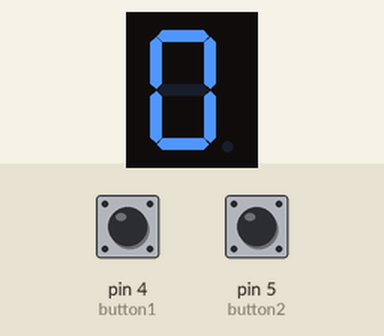
Recording of a sketch running on a simulated Arduino Uno, built with avr-gcc and run on an emulated ATmega328P. Shown: 1-digit seven-segment display. Wiring (inferred from the names in the program): 1-digit 7-segment display, segments lit when HIGH: segments pin 12, pin 13, pin 10, pin 9, pin 8, pin 7, pin 6, pin 11. The test bench sets the inputs (shaded band); at power-on: pin 4 (button1) HIGH, pin 5 (button2) HIGH. The segment pins are drawn as the display they are named for.

Above: at 1.2 s.
1.3 s: pin 4 (button1) pulled LOW for 0.15 s
At 2.0 s:
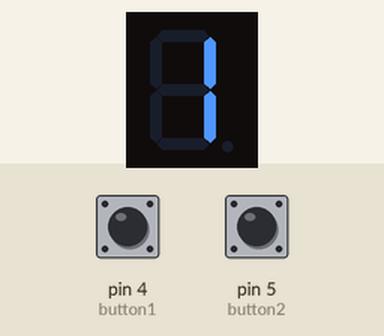
3.0 s: pin 4 (button1) pulled LOW for 1 s
At 5.1 s:
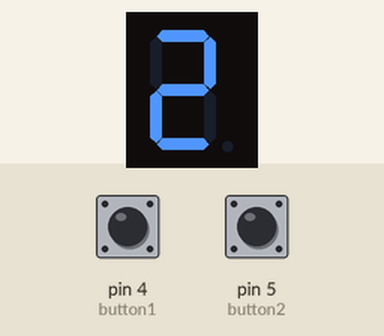
5.5 s: pin 4 (button1) pulled LOW for 0.15 s
At 6.5 s:
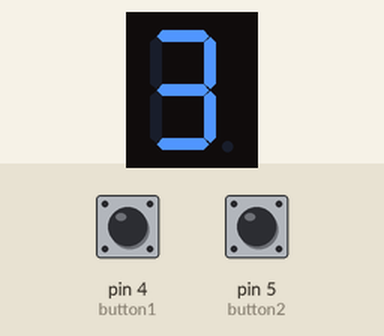
7.2 s: pin 4 (button1) pulled LOW for 3.2 s
At 11.3 s:
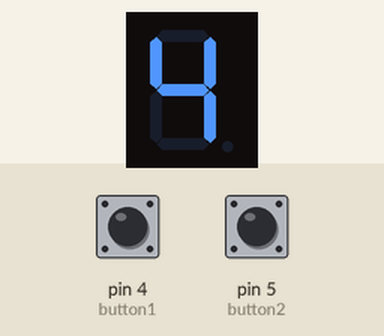
11.9 s: pin 4 (button1) pulled LOW for 0.15 s
At 12.6 s:
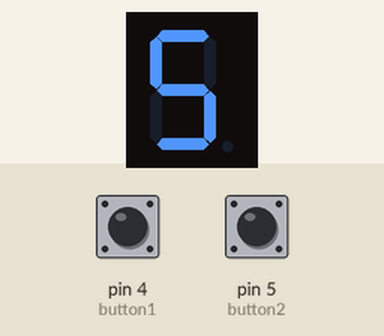
13.6 s: pin 4 (button1) pulled LOW for 1 s
At 15.7 s:
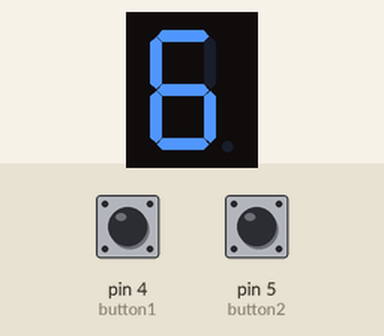
Timing chart, 0 to 17.1 s (numbered marks = the images above; inputs shaded):
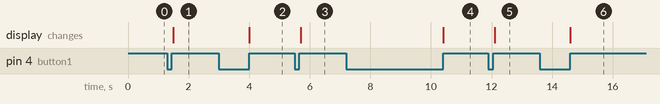

The sketch:

ex6-7.ino
```cpp
const byte out7seg[]={6,7,8,9,10,11,12,13,0xff};
const byte pattern[]={

                      0b11011110, //0
                      0b10010000, //1
                      0b11001101, //2
                      0b11011001, //3
                      0b10010011, //4
                      0b01011011, //5
                      0b01011111, //6
                      0b11010000, //7
                      0b11011111, //8
                      0b11011011, //9
                      0b11010111, //A
                      0b00011111, //b
                      0b01001110, //C
                      0b10011101, //d
                      0b01001111, //E
                       0b01000111 //F

};
const byte button1 = 4;
const byte button2 = 5;
void setup() {
  for(byte i = 0; out7seg[i] != 0xff; i++){
    pinMode(out7seg[i], OUTPUT);
  }
  pinMode(button1, INPUT_PULLUP);
  pinMode(button2, INPUT_PULLUP);

  for(byte i=0; out7seg[i] != 0xff; i++){
    digitalWrite(out7seg[i], HIGH);
    }
    digitalWrite(out7seg[5], LOW);
    digitalWrite(out7seg[0], LOW);
}


void ld(byte x){
  for(byte i=0; i<8;i++){
    digitalWrite(out7seg[i],pattern[x]&1<<i);
  }
}


void loop() {
  static bool prev1 = HIGH;
  static bool now1 = HIGH;
  static bool prev2 = HIGH;
  static bool now2 = HIGH;
  static int i=0;

  now1 = digitalRead(button1);
  if(now1 == HIGH && prev1 == LOW){
    if(i==15){
      i=0;
      }
    else{
      i++;
    }
    ld(i);

  }
  prev1 = now1;

  now2 = digitalRead(button2);
  if(now2 == HIGH && prev2 == LOW){
    if(i==0){
      i=15;
      }
    else{
      i--;
    }
    ld(i);
  }
  prev2 = now2;

  delay(100);
 }
```

Measured:
- after the input at 1.3 s, the display: changes after 0.20 s (image 1)
- after the input at 3.0 s, the display: changes after 1.0 s (image 2)
- after the input at 5.5 s, the display: changes after 0.20 s (image 3)
- after the input at 7.2 s, the display: changes after 3.2 s (image 4)
- after the input at 11.9 s, the display: changes after 0.20 s (image 5)
- after the input at 13.6 s, the display: changes after 1.0 s (image 6)
